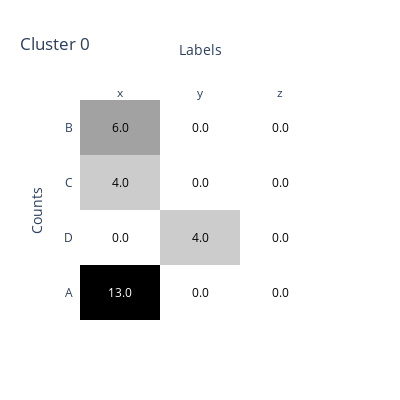
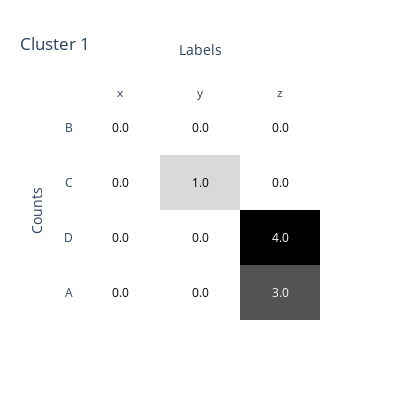
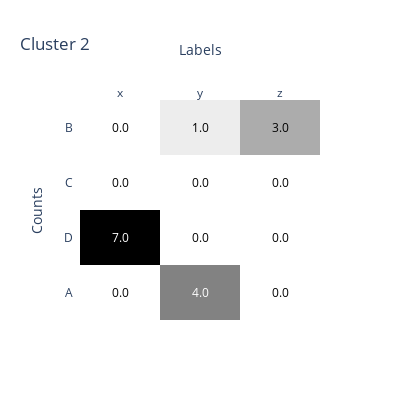

Notebook code cell kept with these figures, in order:
### Code cell
df = model.get_cluster_as_dataframe(cluster=0)

fig = ff.create_annotated_heatmap(z=df.values, x=list(df.columns), y=list(df.index), colorscale='Greys')
fig.update_xaxes(title='Labels')
fig.update_yaxes(title='Counts')
fig.update_layout(title='Cluster 0', autosize=False, width=400, height=400)
fig.show()

df = model.get_cluster_as_dataframe(cluster=1)

fig = ff.create_annotated_heatmap(z=df.values, x=list(df.columns), y=list(df.index), colorscale='Greys')
fig.update_xaxes(title='Labels')
fig.update_yaxes(title='Counts')
fig.update_layout(title='Cluster 1', autosize=False, width=400, height=400)
fig.show()

df = model.get_cluster_as_dataframe(cluster=2)

fig = ff.create_annotated_heatmap(z=df.values, x=list(df.columns), y=list(df.index), colorscale='Greys')
fig.update_xaxes(title='Labels')
fig.update_yaxes(title='Counts')
fig.update_layout(title='Cluster 2', autosize=False, width=400, height=400)
fig.show()

### Figure 1 — Plotly figure (JSON) as saved in the notebook; plotly's stock layout.template omitted (floating-point values rounded to 4 significant figures)
{"data": [{"colorscale": [[0, "rgb(255,255,255)"], [0.125, "rgb(240,240,240)"], [0.25, "rgb(217,217,217)"], [0.375, "rgb(189,189,189)"], [0.5, "rgb(150,150,150)"], [0.625, "rgb(115,115,115)"], [0.75, "rgb(82,82,82)"], [0.875, "rgb(37,37,37)"], [1, "rgb(0,0,0)"]], "reversescale": false, "showscale": false, "type": "heatmap", "x": ["x", "y", "z"], "y": ["A", "D", "C", "B"], "z": [[13, 0, 0], [0, 4, 0], [4, 0, 0], [6, 0, 0]]}], "layout": {"annotations": [{"font": {"color": "#FFFFFF"}, "showarrow": false, "text": "13.0", "x": "x", "xref": "x", "y": "A", "yref": "y"}, {"font": {"color": "#000000"}, "showarrow": false, "text": "0.0", "x": "y", "xref": "x", "y": "A", "yref": "y"}, {"font": {"color": "#000000"}, "showarrow": false, "text": "0.0", "x": "z", "xref": "x", "y": "A", "yref": "y"}, {"font": {"color": "#000000"}, "showarrow": false, "text": "0.0", "x": "x", "xref": "x", "y": "D", "yref": "y"}, {"font": {"color": "#000000"}, "showarrow": false, "text": "4.0", "x": "y", "xref": "x", "y": "D", "yref": "y"}, {"font": {"color": "#000000"}, "showarrow": false, "text": "0.0", "x": "z", "xref": "x", "y": "D", "yref": "y"}, {"font": {"color": "#000000"}, "showarrow": false, "text": "4.0", "x": "x", "xref": "x", "y": "C", "yref": "y"}, {"font": {"color": "#000000"}, "showarrow": false, "text": "0.0", "x": "y", "xref": "x", "y": "C", "yref": "y"}, {"font": {"color": "#000000"}, "showarrow": false, "text": "0.0", "x": "z", "xref": "x", "y": "C", "yref": "y"}, {"font": {"color": "#000000"}, "showarrow": false, "text": "6.0", "x": "x", "xref": "x", "y": "B", "yref": "y"}, {"font": {"color": "#000000"}, "showarrow": false, "text": "0.0", "x": "y", "xref": "x", "y": "B", "yref": "y"}, {"font": {"color": "#000000"}, "showarrow": false, "text": "0.0", "x": "z", "xref": "x", "y": "B", "yref": "y"}], "autosize": false, "height": 400, "title": {"text": "Cluster 0"}, "width": 400, "xaxis": {"dtick": 1, "gridcolor": "rgb(0, 0, 0)", "side": "top", "ticks": "", "title": {"text": "Labels"}}, "yaxis": {"dtick": 1, "ticks": "", "ticksuffix": "  ", "title": {"text": "Counts"}}}}

### Figure 2 — Plotly figure (JSON) as saved in the notebook; plotly's stock layout.template omitted (floating-point values rounded to 4 significant figures)
{"data": [{"colorscale": [[0, "rgb(255,255,255)"], [0.125, "rgb(240,240,240)"], [0.25, "rgb(217,217,217)"], [0.375, "rgb(189,189,189)"], [0.5, "rgb(150,150,150)"], [0.625, "rgb(115,115,115)"], [0.75, "rgb(82,82,82)"], [0.875, "rgb(37,37,37)"], [1, "rgb(0,0,0)"]], "reversescale": false, "showscale": false, "type": "heatmap", "x": ["x", "y", "z"], "y": ["A", "D", "C", "B"], "z": [[0, 0, 3], [0, 0, 4], [0, 1, 0], [0, 0, 0]]}], "layout": {"annotations": [{"font": {"color": "#000000"}, "showarrow": false, "text": "0.0", "x": "x", "xref": "x", "y": "A", "yref": "y"}, {"font": {"color": "#000000"}, "showarrow": false, "text": "0.0", "x": "y", "xref": "x", "y": "A", "yref": "y"}, {"font": {"color": "#FFFFFF"}, "showarrow": false, "text": "3.0", "x": "z", "xref": "x", "y": "A", "yref": "y"}, {"font": {"color": "#000000"}, "showarrow": false, "text": "0.0", "x": "x", "xref": "x", "y": "D", "yref": "y"}, {"font": {"color": "#000000"}, "showarrow": false, "text": "0.0", "x": "y", "xref": "x", "y": "D", "yref": "y"}, {"font": {"color": "#FFFFFF"}, "showarrow": false, "text": "4.0", "x": "z", "xref": "x", "y": "D", "yref": "y"}, {"font": {"color": "#000000"}, "showarrow": false, "text": "0.0", "x": "x", "xref": "x", "y": "C", "yref": "y"}, {"font": {"color": "#000000"}, "showarrow": false, "text": "1.0", "x": "y", "xref": "x", "y": "C", "yref": "y"}, {"font": {"color": "#000000"}, "showarrow": false, "text": "0.0", "x": "z", "xref": "x", "y": "C", "yref": "y"}, {"font": {"color": "#000000"}, "showarrow": false, "text": "0.0", "x": "x", "xref": "x", "y": "B", "yref": "y"}, {"font": {"color": "#000000"}, "showarrow": false, "text": "0.0", "x": "y", "xref": "x", "y": "B", "yref": "y"}, {"font": {"color": "#000000"}, "showarrow": false, "text": "0.0", "x": "z", "xref": "x", "y": "B", "yref": "y"}], "autosize": false, "height": 400, "title": {"text": "Cluster 1"}, "width": 400, "xaxis": {"dtick": 1, "gridcolor": "rgb(0, 0, 0)", "side": "top", "ticks": "", "title": {"text": "Labels"}}, "yaxis": {"dtick": 1, "ticks": "", "ticksuffix": "  ", "title": {"text": "Counts"}}}}

### Figure 3 — Plotly figure (JSON) as saved in the notebook; plotly's stock layout.template omitted (floating-point values rounded to 4 significant figures)
{"data": [{"colorscale": [[0, "rgb(255,255,255)"], [0.125, "rgb(240,240,240)"], [0.25, "rgb(217,217,217)"], [0.375, "rgb(189,189,189)"], [0.5, "rgb(150,150,150)"], [0.625, "rgb(115,115,115)"], [0.75, "rgb(82,82,82)"], [0.875, "rgb(37,37,37)"], [1, "rgb(0,0,0)"]], "reversescale": false, "showscale": false, "type": "heatmap", "x": ["x", "y", "z"], "y": ["A", "D", "C", "B"], "z": [[0, 4, 0], [7, 0, 0], [0, 0, 0], [0, 1, 3]]}], "layout": {"annotations": [{"font": {"color": "#000000"}, "showarrow": false, "text": "0.0", "x": "x", "xref": "x", "y": "A", "yref": "y"}, {"font": {"color": "#FFFFFF"}, "showarrow": false, "text": "4.0", "x": "y", "xref": "x", "y": "A", "yref": "y"}, {"font": {"color": "#000000"}, "showarrow": false, "text": "0.0", "x": "z", "xref": "x", "y": "A", "yref": "y"}, {"font": {"color": "#FFFFFF"}, "showarrow": false, "text": "7.0", "x": "x", "xref": "x", "y": "D", "yref": "y"}, {"font": {"color": "#000000"}, "showarrow": false, "text": "0.0", "x": "y", "xref": "x", "y": "D", "yref": "y"}, {"font": {"color": "#000000"}, "showarrow": false, "text": "0.0", "x": "z", "xref": "x", "y": "D", "yref": "y"}, {"font": {"color": "#000000"}, "showarrow": false, "text": "0.0", "x": "x", "xref": "x", "y": "C", "yref": "y"}, {"font": {"color": "#000000"}, "showarrow": false, "text": "0.0", "x": "y", "xref": "x", "y": "C", "yref": "y"}, {"font": {"color": "#000000"}, "showarrow": false, "text": "0.0", "x": "z", "xref": "x", "y": "C", "yref": "y"}, {"font": {"color": "#000000"}, "showarrow": false, "text": "0.0", "x": "x", "xref": "x", "y": "B", "yref": "y"}, {"font": {"color": "#000000"}, "showarrow": false, "text": "1.0", "x": "y", "xref": "x", "y": "B", "yref": "y"}, {"font": {"color": "#000000"}, "showarrow": false, "text": "3.0", "x": "z", "xref": "x", "y": "B", "yref": "y"}], "autosize": false, "height": 400, "title": {"text": "Cluster 2"}, "width": 400, "xaxis": {"dtick": 1, "gridcolor": "rgb(0, 0, 0)", "side": "top", "ticks": "", "title": {"text": "Labels"}}, "yaxis": {"dtick": 1, "ticks": "", "ticksuffix": "  ", "title": {"text": "Counts"}}}}
